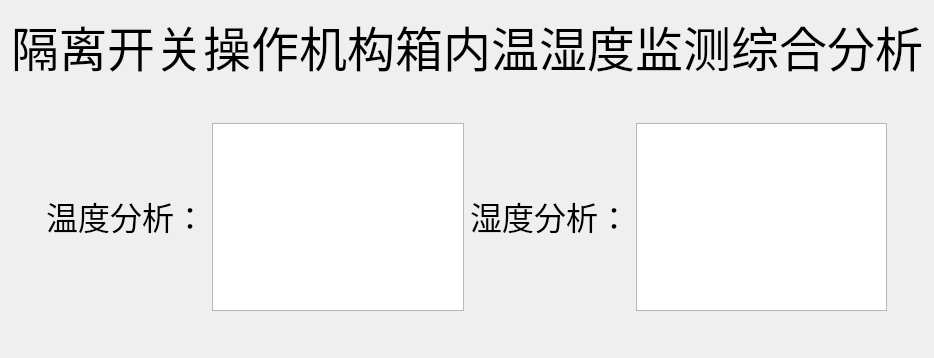
<?xml version="1.0" encoding="UTF-8"?>
<ui version="4.0">
 <class>QWAnalysis</class>
 <widget class="QDialog" name="QWAnalysis">
  <property name="geometry">
   <rect>
    <x>0</x>
    <y>0</y>
    <width>932</width>
    <height>358</height>
   </rect>
  </property>
  <property name="windowTitle">
   <string>Dialog</string>
  </property>
  <property name="windowIcon">
   <iconset resource="res.qrc">
    <normaloff>:/photoes/cgjt.png</normaloff>:/photoes/cgjt.png</iconset>
  </property>
  <layout class="QHBoxLayout" name="horizontalLayout">
   <item>
    <layout class="QVBoxLayout" name="verticalLayout">
     <item>
      <widget class="QLabel" name="label_3">
       <property name="text">
        <string>&lt;html&gt;&lt;head/&gt;&lt;body&gt;&lt;p align=&quot;center&quot;&gt;&lt;span style=&quot; font-size:36pt;&quot;&gt;隔离开关操作机构箱内温湿度监测综合分析&lt;/span&gt;&lt;/p&gt;&lt;/body&gt;&lt;/html&gt;</string>
       </property>
      </widget>
     </item>
     <item>
      <layout class="QGridLayout" name="gridLayout">
       <item row="2" column="2">
        <spacer name="verticalSpacer">
         <property name="orientation">
          <enum>Qt::Vertical</enum>
         </property>
         <property name="sizeHint" stdset="0">
          <size>
           <width>20</width>
           <height>40</height>
          </size>
         </property>
        </spacer>
       </item>
       <item row="1" column="4">
        <widget class="QTextEdit" name="textEditHUM"/>
       </item>
       <item row="0" column="2">
        <spacer name="verticalSpacer_2">
         <property name="orientation">
          <enum>Qt::Vertical</enum>
         </property>
         <property name="sizeHint" stdset="0">
          <size>
           <width>20</width>
           <height>40</height>
          </size>
         </property>
        </spacer>
       </item>
       <item row="1" column="3">
        <widget class="QLabel" name="label_2">
         <property name="text">
          <string>&lt;html&gt;&lt;head/&gt;&lt;body&gt;&lt;p&gt;&lt;span style=&quot; font-size:24pt;&quot;&gt;湿度分析：&lt;/span&gt;&lt;/p&gt;&lt;/body&gt;&lt;/html&gt;</string>
         </property>
        </widget>
       </item>
       <item row="1" column="1">
        <widget class="QLabel" name="label">
         <property name="text">
          <string>&lt;html&gt;&lt;head/&gt;&lt;body&gt;&lt;p&gt;&lt;span style=&quot; font-size:24pt;&quot;&gt;温度分析：&lt;/span&gt;&lt;/p&gt;&lt;/body&gt;&lt;/html&gt;</string>
         </property>
        </widget>
       </item>
       <item row="1" column="0">
        <spacer name="horizontalSpacer">
         <property name="orientation">
          <enum>Qt::Horizontal</enum>
         </property>
         <property name="sizeHint" stdset="0">
          <size>
           <width>40</width>
           <height>20</height>
          </size>
         </property>
        </spacer>
       </item>
       <item row="1" column="2">
        <widget class="QTextEdit" name="textEditTER"/>
       </item>
       <item row="1" column="5">
        <spacer name="horizontalSpacer_2">
         <property name="orientation">
          <enum>Qt::Horizontal</enum>
         </property>
         <property name="sizeHint" stdset="0">
          <size>
           <width>40</width>
           <height>20</height>
          </size>
         </property>
        </spacer>
       </item>
      </layout>
     </item>
    </layout>
   </item>
  </layout>
 </widget>
 <resources>
  <include location="res.qrc"/>
 </resources>
 <connections/>
</ui>
